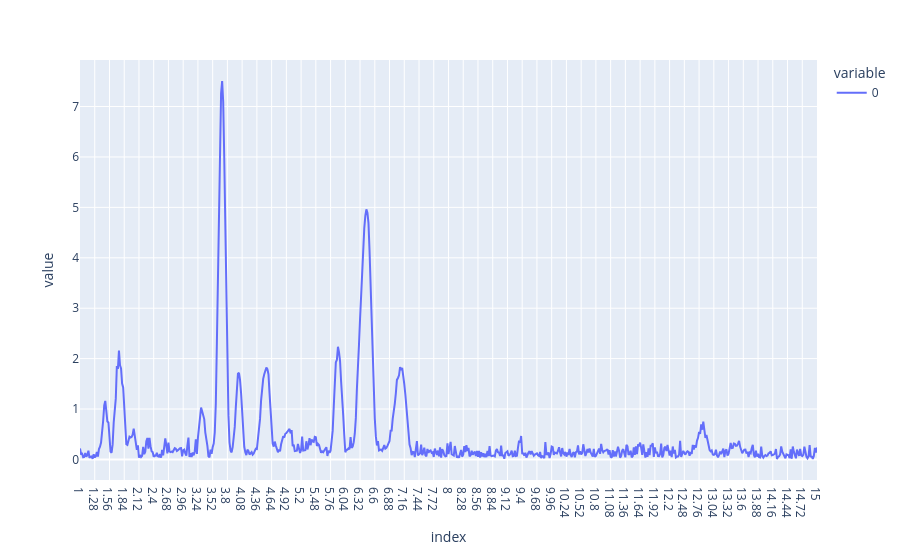

Write notebook code for a chart like this one.
### Code cell
plsda_results[4].T.plot() # VIP scores plot

### Figure 1 — Plotly figure (JSON) as saved in the notebook; plotly's stock layout.template omitted (floating-point values rounded to 4 significant figures; data arrays with more than 128 entries replaced by an {"elided": "..."} marker saying what was removed)
{"data": [{"hovertemplate": "variable=0<br>index=%{x}<br>value=%{y}<extra></extra>", "legendgroup": "0", "line": {"color": "#636efa", "dash": "solid"}, "marker": {"symbol": "circle"}, "mode": "lines", "name": "0", "orientation": "v", "showlegend": true, "type": "scatter", "x": {"elided": "701 str values"}, "xaxis": "x", "y": {"elided": "701 float values"}, "yaxis": "y"}], "layout": {"legend": {"title": {"text": "variable"}, "tracegroupgap": 0}, "margin": {"t": 60}, "xaxis": {"anchor": "y", "domain": [0, 1], "title": {"text": "index"}}, "yaxis": {"anchor": "x", "domain": [0, 1], "title": {"text": "value"}}}}
